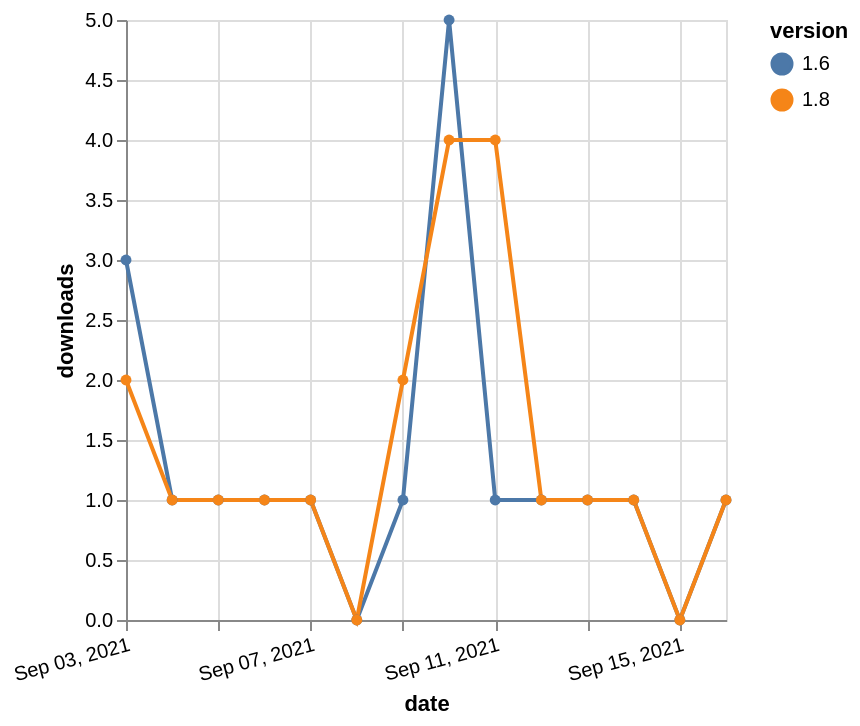

Express this chart as Vega-Lite.
### Vega-Lite specification from a JSON file in a GitHub repository (floating-point values rounded to 4 significant figures)
{"$schema": "https://vega.github.io/schema/vega-lite/v5.json", "description": "A simple bar chart with embedded data.", "data": {"values": [{"date": "2021-09-03", "total": 288, "delta": 3, "version": "1.6"}, {"date": "2021-09-04", "total": 289, "delta": 1, "version": "1.6"}, {"date": "2021-09-05", "total": 290, "delta": 1, "version": "1.6"}, {"date": "2021-09-06", "total": 291, "delta": 1, "version": "1.6"}, {"date": "2021-09-07", "total": 292, "delta": 1, "version": "1.6"}, {"date": "2021-09-08", "total": 292, "delta": 0, "version": "1.6"}, {"date": "2021-09-09", "total": 293, "delta": 1, "version": "1.6"}, {"date": "2021-09-10", "total": 298, "delta": 5, "version": "1.6"}, {"date": "2021-09-11", "total": 299, "delta": 1, "version": "1.6"}, {"date": "2021-09-12", "total": 300, "delta": 1, "version": "1.6"}, {"date": "2021-09-13", "total": 301, "delta": 1, "version": "1.6"}, {"date": "2021-09-14", "total": 302, "delta": 1, "version": "1.6"}, {"date": "2021-09-15", "total": 302, "delta": 0, "version": "1.6"}, {"date": "2021-09-16", "total": 303, "delta": 1, "version": "1.6"}, {"date": "2021-09-03", "total": 46, "delta": 2, "version": "1.8"}, {"date": "2021-09-04", "total": 47, "delta": 1, "version": "1.8"}, {"date": "2021-09-05", "total": 48, "delta": 1, "version": "1.8"}, {"date": "2021-09-06", "total": 49, "delta": 1, "version": "1.8"}, {"date": "2021-09-07", "total": 50, "delta": 1, "version": "1.8"}, {"date": "2021-09-08", "total": 50, "delta": 0, "version": "1.8"}, {"date": "2021-09-09", "total": 52, "delta": 2, "version": "1.8"}, {"date": "2021-09-10", "total": 56, "delta": 4, "version": "1.8"}, {"date": "2021-09-11", "total": 60, "delta": 4, "version": "1.8"}, {"date": "2021-09-12", "total": 61, "delta": 1, "version": "1.8"}, {"date": "2021-09-13", "total": 62, "delta": 1, "version": "1.8"}, {"date": "2021-09-14", "total": 63, "delta": 1, "version": "1.8"}, {"date": "2021-09-15", "total": 63, "delta": 0, "version": "1.8"}, {"date": "2021-09-16", "total": 64, "delta": 1, "version": "1.8"}]}, "width": "container", "mark": {"type": "line", "point": {"filled": true}}, "encoding": {"x": {"field": "date", "type": "temporal", "timeUnit": "yearmonthdate", "title": "date", "axis": {"labelAngle": -15}}, "y": {"field": "delta", "type": "quantitative", "title": "downloads"}, "color": {"field": "version", "type": "nominal"}, "tooltip": {"field": "delta"}}}
